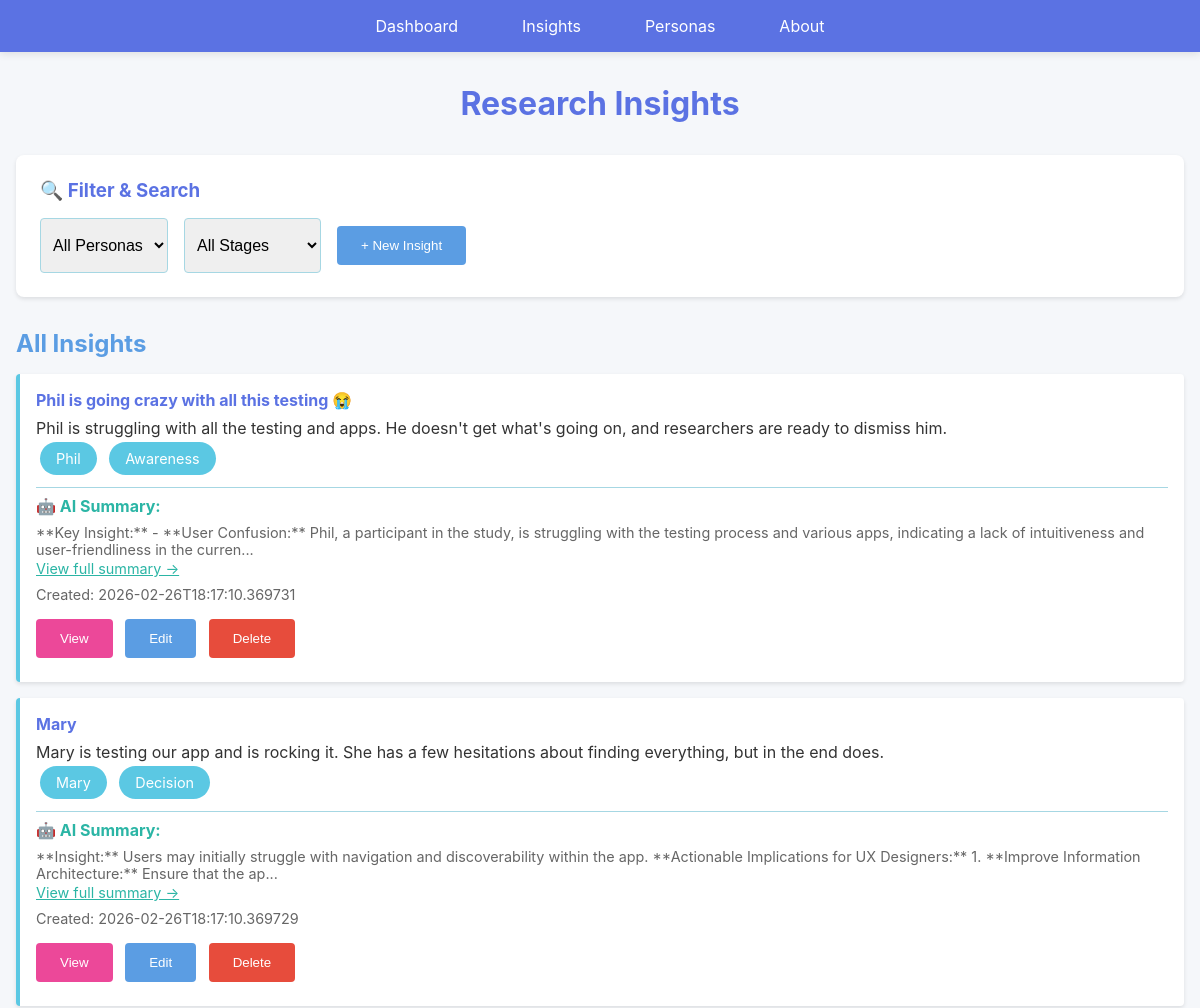
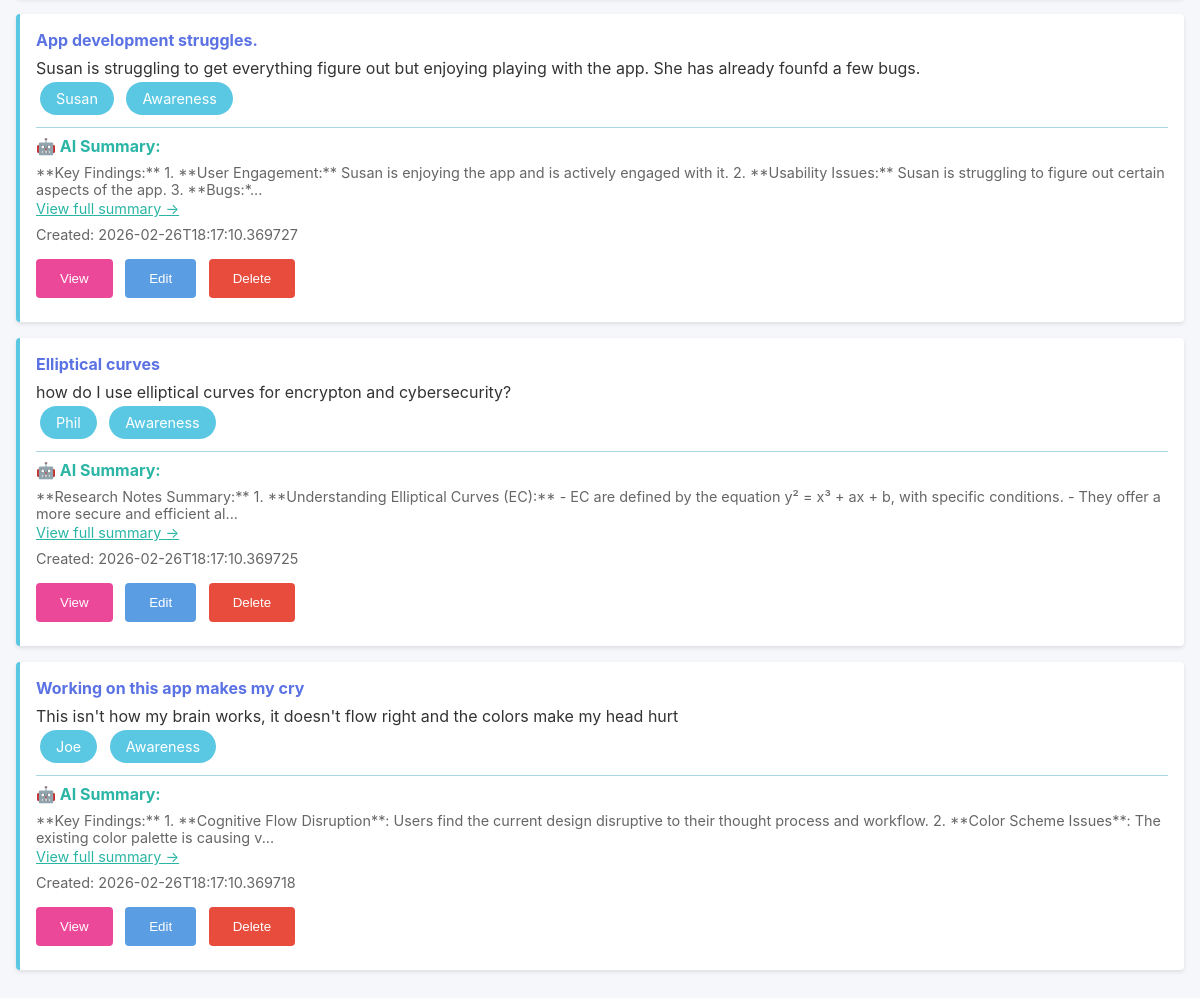
Screenshot of /insights with the database file from the repository (2 pictures, top to bottom).
### models.py (models this page shows, shortened)
class Insight(db.Model):
    __tablename__ = 'insights'
    id = db.Column(db.Integer, primary_key=True)
    title = db.Column(db.String(200), nullable=False)
    description = db.Column(db.Text, nullable=False)
    persona_id = db.Column(db.Integer, db.ForeignKey('personas.id'), nullable=True)
    journey_stage = db.Column(db.String(100), nullable=True)
    timestamp = db.Column(db.DateTime, nullable=False, default=datetime.utcnow)
    ai_summary = db.Column(db.Text, nullable=True)
    def to_dict(self):
        return {
            'id': self.id,
            'title': self.title,
            'description': self.description,
            'persona_id': self.persona_id,
            'persona_name': self.persona.name if self.persona else None,
            'journey_stage': self.journey_stage,
            'timestamp': self.timestamp.isoformat() if self.timestamp else None,
            'ai_summary': self.ai_summary
        }

class Persona(db.Model):
    __tablename__ = 'personas'
    id = db.Column(db.Integer, primary_key=True)
    name = db.Column(db.String(200), nullable=False)
    description = db.Column(db.Text, nullable=False)
    timestamp = db.Column(db.DateTime, nullable=False, default=datetime.utcnow)
    insights = db.relationship('Insight', backref='persona', lazy=True, cascade='all, delete-orphan')
    def to_dict(self):
        return {
            'id': self.id,
            'name': self.name,
            'description': self.description,
            'timestamp': self.timestamp.isoformat() if self.timestamp else None
        }

### web_app.py (the view)
@app.route('/insights')
def insights():
    insights_list = Insight.query.order_by(Insight.timestamp.desc()).all()
    personas_list = Persona.query.all()
    insights_data = [insight.to_dict() for insight in insights_list]
    personas_data = [persona.to_dict() for persona in personas_list]
    return render_template(
        'insights.html',
        colors=COLORS,
        insights=insights_data,
        personas=personas_data
    )

### templates/insights.html (shortened to what this page needs)
{% extends "base.html" %}
{% block content %}
<h1>Research Insights</h1>
<div class="filter-section">
    <h3>🔍 Filter & Search</h3>
    <div class="filter-group">
        <select id="personaFilter" onchange="filterInsights()">
            <option value="">All Personas</option>
        </select>
        <select id="stageFilter" onchange="filterInsights()">
            <option value="">All Stages</option>
        </select>
        <button class="btn btn-secondary" onclick="window.location.href='/insights/new'">+ New Insight</button>
    </div>
</div>
<h2>All Insights</h2>
{% if insights %}
<div class="insights-list">
    {% for insight in insights %}
    <div class="insight-item">
        <h4><a href="/insights/{{ insight.id }}" style="color: var(--royal-blue); text-decoration: none;">{{ insight.title }}</a></h4>
        <p>{{ insight.description[:150] }}{% if insight.description|length > 150 %}...{% endif %}</p>
        {% if insight.persona_id %}
        <span class="chip">{{ insight.persona_name }}</span>
        {% endif %}
        {% if insight.journey_stage %}
        <span class="chip">{{ insight.journey_stage }}</span>
        {% endif %}
        {% if insight.ai_summary %}
        <div style="margin-top: 0.5rem; padding-top: 0.5rem; border-top: 1px solid var(--soft-blue);">
            <strong style="color: var(--bright-turquoise);">🤖 AI Summary:</strong>
            <p style="font-size: 0.9rem; color: #666; margin-top: 0.5rem;">{{ insight.ai_summary[:200] }}{% if insight.ai_summary|length > 200 %}...{% endif %}</p>
            <a href="/insights/{{ insight.id }}" style="color: var(--bright-turquoise); font-size: 0.9rem;">View full summary →</a>
        </div>
        {% else %}
        <div style="margin-top: 0.5rem;">
            <button class="btn btn-ai" onclick="generateSummary('{{ insight.id }}')">Generate AI Summary</button>
        </div>
        {% endif %}
        <div class="meta">Created: {{ insight.timestamp }}</div>
        <div style="margin-top: 0.5rem;">
            <button class="btn btn-view" onclick="window.location.href='/insights/{{ insight.id }}'">View</button>
            <button class="btn btn-secondary" onclick="editInsight('{{ insight.id }}')">Edit</button>
            <button class="btn" onclick="deleteInsight('{{ insight.id }}')" style="background-color: #e74c3c;">Delete</button>
        </div>
    </div>
    {% endfor %}
</div>
{% else %}
<div class="empty-state">
    <p>No insights created yet.</p>
    <button class="btn" onclick="window.location.href='/insights/new'">Create Your First Insight</button>
</div>
{% endif %}
{% endblock %}

### static/style.css (style rules this page uses)
* { margin: 0; padding: 0; box-sizing: border-box; }
body { font-family: -apple-system, BlinkMacSystemFont, 'Segoe UI', Roboto, Oxygen, Ubuntu, Cantarell, sans-serif; background-color: #f5f7fa; color: #333; }
h1 { color: var(--royal-blue); margin-bottom: 2rem; text-align: center; }
h2 { color: var(--medium-blue); margin: 1.5rem 0 1rem 0; }
.btn { background-color: var(--royal-blue); color: white; padding: 0.75rem 1.5rem; border: none; border-radius: 4px; cursor: pointer; transition: background-color 0.3s; margin: 0.5rem 0.5rem 0.5rem 0; }
.btn-secondary { background-color: var(--medium-blue); }
.btn-view { background-color: var(--pink); }
.chip { display: inline-block; background-color: var(--sky-blue); color: white; padding: 0.5rem 1rem; border-radius: 20px; margin: 0.25rem; font-size: 0.9rem; }
.filter-section { background: var(--white); padding: 1.5rem; border-radius: 8px; margin-bottom: 2rem; box-shadow: 0 2px 4px rgba(0,0,0,0.1); }
.filter-section h3 { color: var(--royal-blue); margin-bottom: 1rem; }
.filter-group { display: flex; gap: 1rem; flex-wrap: wrap; }
select, input { padding: 0.5rem; border: 1px solid var(--soft-blue); border-radius: 4px; font-size: 1rem; }
.insights-list, .personas-list { display: grid; grid-template-columns: 1fr; gap: 1rem; }
.insight-item, .persona-item { background: var(--white); padding: 1rem; border-left: 4px solid var(--sky-blue); border-radius: 4px; box-shadow: 0 2px 4px rgba(0,0,0,0.1); }
.insight-item h4, .persona-item h4 { color: var(--royal-blue); margin-bottom: 0.5rem; }
.meta { color: #666; font-size: 0.9rem; margin: 0.5rem 0; }

### rows the page displays
Insight: title "Phil is going crazy with all this testing 😭", description "Phil is struggling with all the testing and apps. He doesn't get what's going on, and researchers are ready to dismiss him.", journey_stage "Awareness", ai_summary "**Key Insight:** - **User Confusion:** Phil, a participant in the study, is struggling with the testing process and various apps, indicating a lack of intuitiveness and user-friendliness in the curren"
Persona: persona_name "Phil" "Phil"
Insight: title "Mary", description "Mary is testing our app and is rocking it. She has a few hesitations about finding everything, but in the end does.", journey_stage "Decision", ai_summary "**Insight:** Users may initially struggle with navigation and discoverability within the app. **Actionable Implications for UX Designers:** 1. **Improve Information Architecture:** Ensure that the ap"
Persona: persona_name "Mary"
Insight: title "App development struggles.", description "Susan is struggling to get everything figure out but enjoying playing with the app. She has already founfd a few bugs.", journey_stage "Awareness", ai_summary "**Key Findings:** 1. **User Engagement:** Susan is enjoying the app and is actively engaged with it. 2. **Usability Issues:** Susan is struggling to figure out certain aspects of the app. 3. **Bugs:*"
Persona: persona_name "Susan"
Insight: title "Elliptical curves", description "how do I use elliptical curves for encrypton and cybersecurity?", journey_stage "Awareness", ai_summary "**Research Notes Summary:** 1. **Understanding Elliptical Curves (EC):** - EC are defined by the equation y² = x³ + ax + b, with specific conditions. - They offer a more secure and efficient al"
Insight: title "Working on this app makes my cry", description "This isn't how my brain works, it doesn't flow right and the colors make my head hurt", journey_stage "Awareness", ai_summary "**Key Findings:** 1. **Cognitive Flow Disruption**: Users find the current design disruptive to their thought process and workflow. 2. **Color Scheme Issues**: The existing color palette is causing v"
Persona: persona_name "Joe"

### other values shown
{{ insight.timestamp }} "2026-02-26T18:17:10.369731" "2026-02-26T18:17:10.369729" "2026-02-26T18:17:10.369727" "2026-02-26T18:17:10.369725" "2026-02-26T18:17:10.369718"
